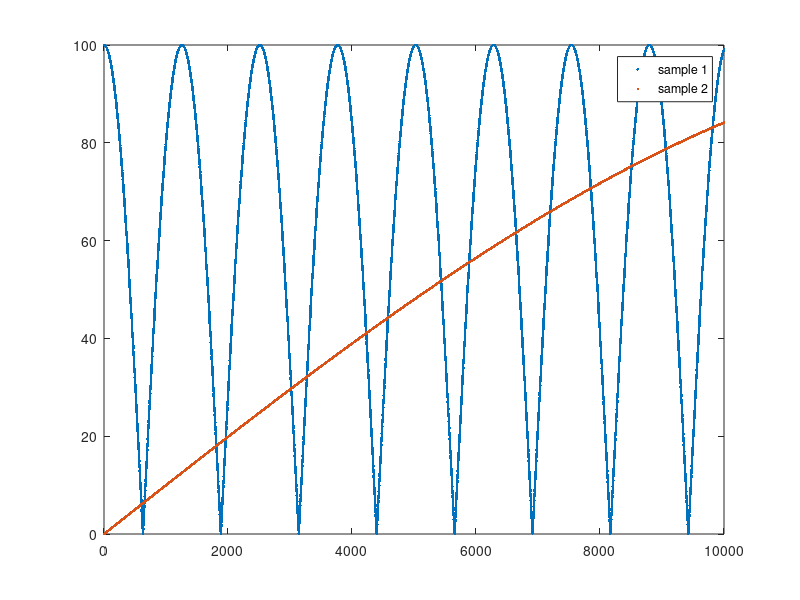
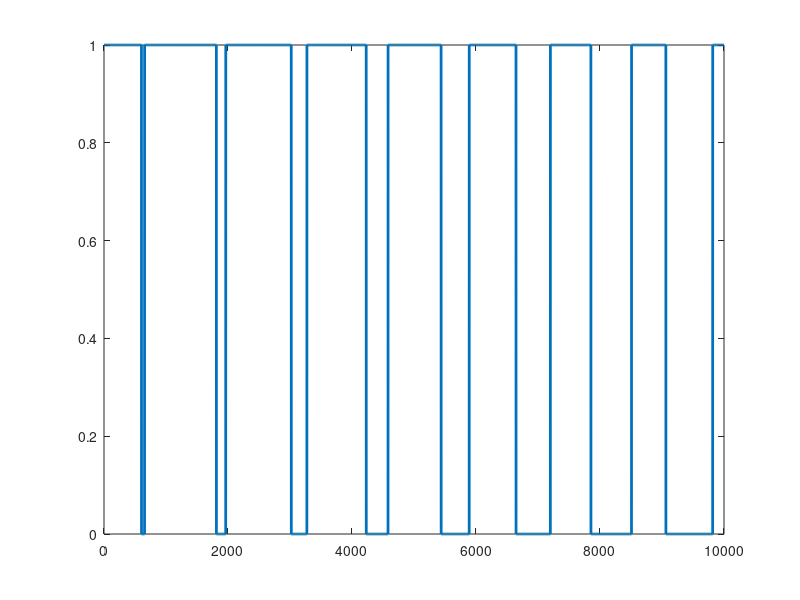
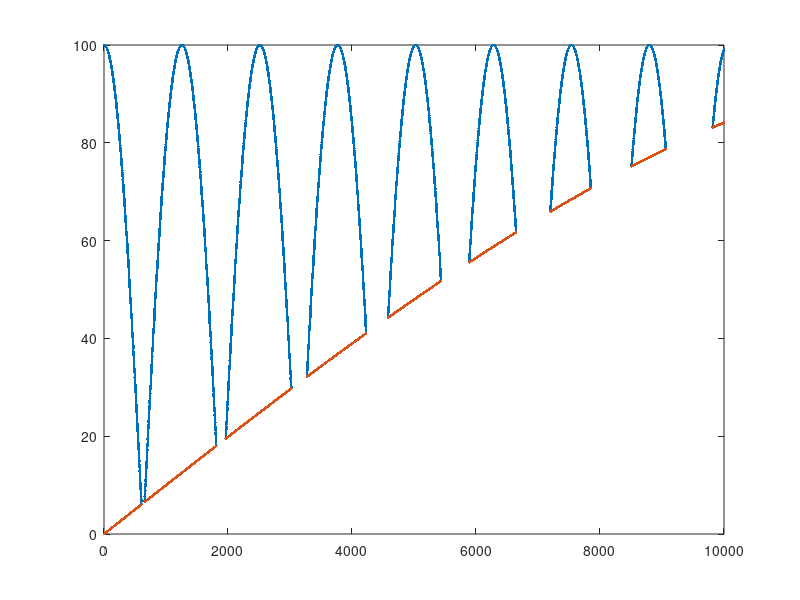

Source code (MATLAB) for these figures, in order:
%% Scalars:
x=2
x*3

%% Vectors/matrices:
x=[1 2 3; 4 5 6; 7 8 9]
x(1,1) %returns 1st row, 1st column
x(1,1:3) %returns 1st row, columns 1 through 3
x(1,:) %returns the entire first row
x(1,3)= x(2,end) %assigns a value to position (1,3)
x*x %performs matrix multiplication
x.*x %performs element-by-element multiplication 

%The "list notation" can also be used to assign values. We could have
%written the first line as x=[1:3; 4:6; 7:9]

%% Conditional Indexing: Your new best friend
clear all
%We have some data as a function of time for two samples:
time=[1:10000];
sample1=abs(100*cos(time/400));
sample2=100*sin(time/10000);

figure(1)
plot(time,sample1,'.',time,sample2,'.')
legend({'sample 1' 'sample 2'})

%% Conditional indexing part 2
figure(2)
plot(sample1>sample2,'linewidth',2)

%What if we're interested only in data where sample1 is greater than sample 2?
%Instead of simply using row/column indexing, we can input conditions
tic

%get all values of the variosu vectors for indecies where the value of
%sample1 is higher than sample 2.
x=time(sample1>sample2);
y=sample1(sample1>sample2);
y2=sample2(sample1>sample2);
t1=toc;



%here is how you'd typically do this in C++/java/fortran/etc
%This method will still give the same results in Matlab, but is MUCH slower
tic
j=1;
for i=1:10000
    if sample1(i)>sample2(i)
        xif(j)=time(i);
        yif(j)=sample1(i);
        yif2(j)=sample2(i);
        j=j+1;
    end
end
t2=toc;

%% conditional indexing part 3
figure(3)
plot(x,y,'.',x,y2,'.')
ylim([0 100])
xlim([0 10000])

sprintf('Conditional indexing method took %0.2g seconds',t1)
sprintf('For loop and if statement method took %0.2g seconds',t2)
sprintf('Conditional indexing is %0.2g times faster',t2/t1)

%% Structures and Properties
clear all
%In matlab, you can also create structures that contain many different
%types of data.  This is useful in some situations and is used extensively
%by MTEX.

%Here we set up a structure called Sample.  Each sample has 4 properties:
%material, type, data, and rate
sample.material='Zircaloy-2';
sample.type='tensile';
sample.data=0:0.2:5;
sample.rate=1e-4;

%% Structures and Properties 2

%Like regular variables, structures can be made into arrays: Let's add a
%second entry to sample:
sample(2).material='Excel';
sample(2).type='compression';
sample(2).data=0:-0.2:-5;
sample(2).rate=1e-5;

%% Samples and Properties 3

%We can use conditional indexing on structures too!
%Let's say we wanted to find samples that had a rate of 1e-5

x=sample([sample.rate]==1e-5);

%note that we neeed to use square brackets to turn our structure output
%into something that can be directly compared to a value.  This is just an
%odd Matlab quirk.
